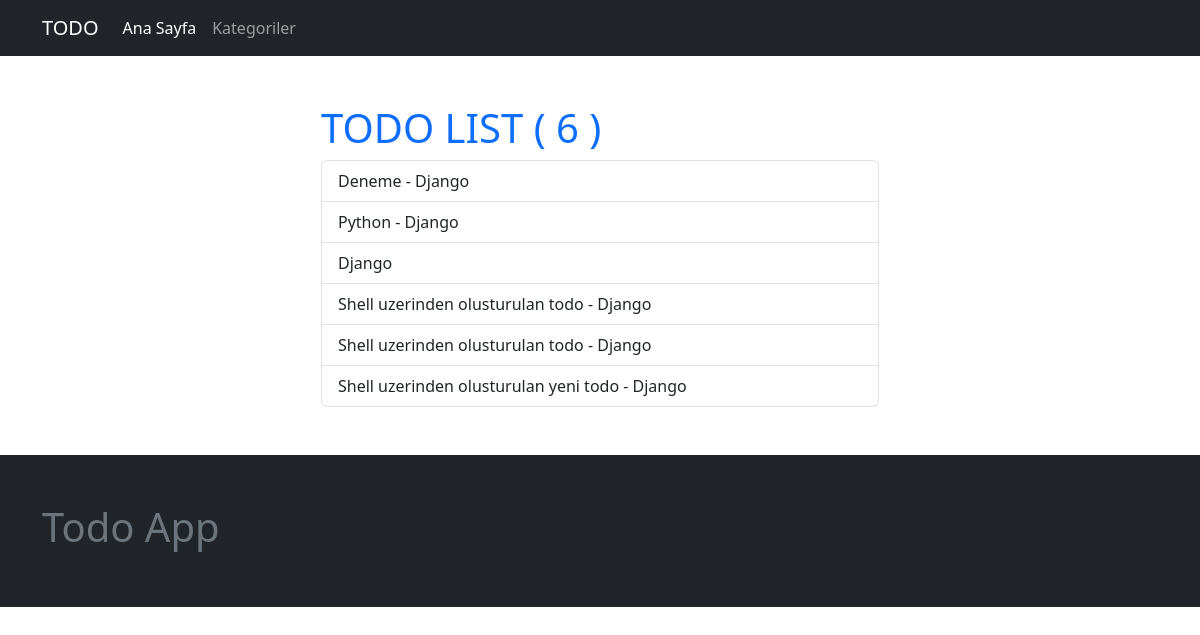
The page / on the database its author committed.
### todo/models.py (models this page shows, shortened)
class Todo(models.Model):
    category = models.ForeignKey(category, on_delete=models.SET_NULL, null=True)
    title = models.CharField(max_length=200)
    content = models.TextField(blank=True, null=True)
    is_active = models.BooleanField(default=False)
    created_at = models.DateTimeField(auto_now_add=True)
    updated_at = models.DateTimeField(auto_now=True)

### todo/views.py (the view)
# urls.py: path('', home_view),
def home_view(request):
    todos = Todo.objects.filter(
        is_active = True,
    )
    context = dict(
        todos = todos
    )
    return render(request, 'todo/todo_list.html', context)

### todo/templates/todo/todo_list.html
{% extends 'core/base.html' %}
{% block container %}
<div class="col-sm-6 offset-sm-3">
    <h1 class="text-primary">TODO LIST ( {{ todos.count }} )</h1>
    <div class="list-group">
        {% for todo in todos %}
        <a href="{% url 'todo_detail' id=todo.pk %}" class="list-group-item list-group-item-action">{{ todo.title }}</a>
        {% endfor %}
    </div>
</div>
{% endblock container %}

### rows shown on the page
Todo: title "Deneme - Django"
Todo: title "Python - Django"
Todo: title "Django"
Todo: title "Shell uzerinden olusturulan todo - Django"
Todo: title "Shell uzerinden olusturulan todo - Django"
Todo: title "Shell uzerinden olusturulan yeni todo - Django"

### other values the page prints
{{ todos.count }} "6"
